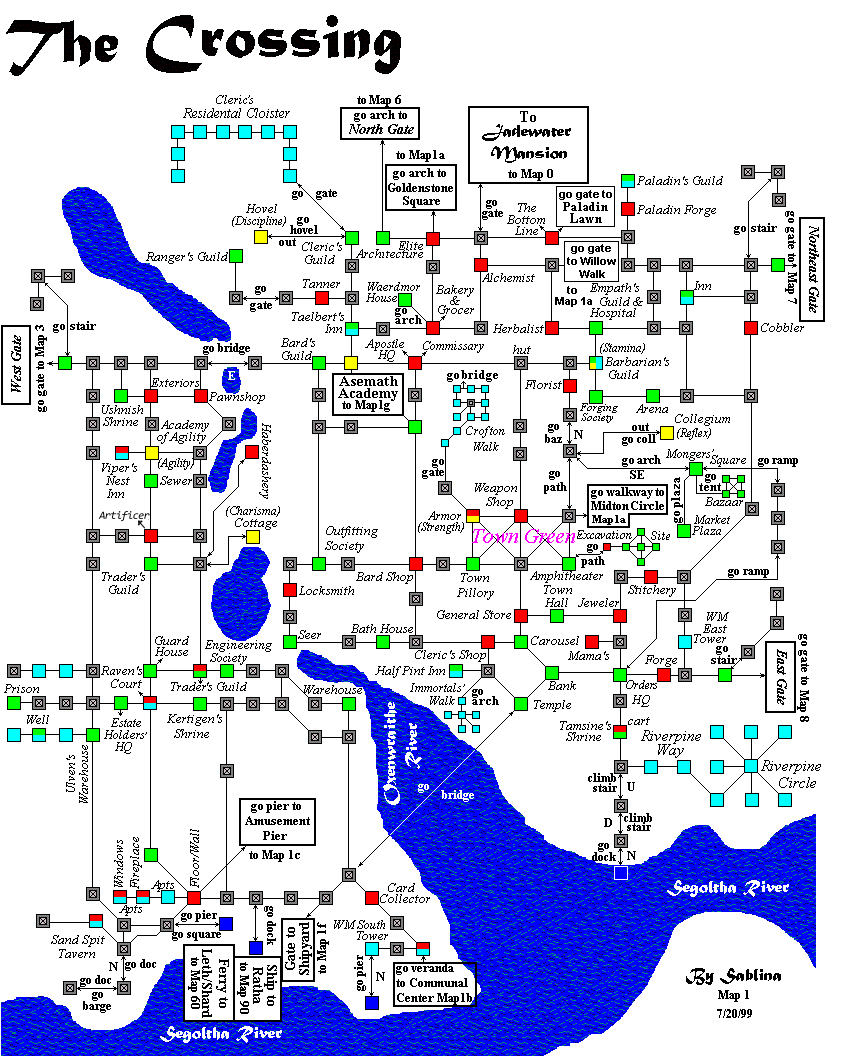
#> input picture maps/CrossingMap (1).png, 842 x 1062 px, found by its file name
$ python test_rooms.py   (older library calls are emulated)
#> lines starting #> are read from the running program, lines starting #| are printed output that depends on the picture; after the words box and inside, x2 and y2 are one past the last pixel; in counts of white or black regions, pixels touching at a corner belong together
### world/area_forge/extract/cv_pipeline.py
from __future__ import annotations

from collections import defaultdict, deque
from dataclasses import dataclass
from pathlib import Path
from typing import Any
import math
import warnings

import cv2
import numpy as np
from scipy.ndimage import label as nd_label
from skimage.morphology import skeletonize

from world.area_forge.serializer import save_json


HSV_RANGES = {
    "red": [((0, 120, 80), (10, 255, 255)), ((170, 120, 80), (180, 255, 255))],
    "green": [((40, 120, 80), (80, 255, 255))],
    "yellow": [((20, 120, 120), (35, 255, 255))],
    "cyan": [((85, 120, 100), (100, 255, 255))],
    "blue": [((105, 120, 80), (130, 255, 255))],
}


OPPOSITE_DIRECTIONS = {
    "north": "south",
    "south": "north",
    "east": "west",
    "west": "east",
    "northeast": "southwest",
    "northwest": "southeast",
    "southeast": "northwest",
    "southwest": "northeast",
}


@dataclass(slots=True)
class RoomDetectConfig:
    gray_saturation_max: int = 35
    gray_value_min: int = 100
    gray_value_max: int = 225
    min_area: int = 22
    max_area: int = 700
    aspect_min: float = 0.5
    aspect_max: float = 1.7
    color_close_kernel: int = 3
    gray_close_kernels: tuple[int, ...] = (2, 3)


@dataclass(slots=True)
class LineDetectConfig:
    dark_value_max: int = 180
    max_saturation: int = 50
    close_kernel: int = 2
    min_corridor_length: int = 8
    junction_dilate: int = 1
    max_junction_count: int = 900
    junction_count_reference_p95: int = 300
    junction_count_reference_multiplier: float = 3.0
    debug_output_dir: str | Path | None = None


def load_bgr(path: str):
    img = cv2.imread(path, cv2.IMREAD_COLOR)
    if img is None:
        raise ValueError(f"Failed to load image: {path}")
    return img


def to_hsv(img_bgr):
    return cv2.cvtColor(img_bgr, cv2.COLOR_BGR2HSV)


def build_color_mask(hsv, ranges):
    mask = np.zeros(hsv.shape[:2], dtype=np.uint8)
    for lo, hi in ranges:
        mask |= cv2.inRange(hsv, np.array(lo), np.array(hi))
    return mask


def _room_cfg(cfg=None) -> RoomDetectConfig:
    if cfg is None:
        return RoomDetectConfig()
    if isinstance(cfg, RoomDetectConfig):
        return cfg
    if isinstance(cfg, dict):
        return RoomDetectConfig(**cfg)
    raise TypeError(f"Unsupported room detection config: {type(cfg)!r}")


def build_gray_mask(hsv, cfg=None):
    cfg = _room_cfg(cfg)
    s = hsv[:, :, 1]
    v = hsv[:, :, 2]
    return ((s <= int(cfg.gray_saturation_max)) & (v >= int(cfg.gray_value_min)) & (v <= int(cfg.gray_value_max))).astype(np.uint8) * 255


def clean_mask(mask, kernel_size=3):
    kernel = cv2.getStructuringElement(cv2.MORPH_RECT, (kernel_size, kernel_size))
    return cv2.morphologyEx(mask, cv2.MORPH_CLOSE, kernel)


def get_components(mask):
    return cv2.connectedComponentsWithStats(mask, connectivity=8)


def components_to_rooms(stats, centroids, cfg=None):
    cfg = _room_cfg(cfg)
    rooms = []
    for i in range(1, len(stats)):
        x, y, w, h, area = stats[i]
        if area < int(cfg.min_area) or area > int(cfg.max_area):
            continue
        aspect = w / max(h, 1)
        if aspect < float(cfg.aspect_min) or aspect > float(cfg.aspect_max):
            continue
        cx, cy = centroids[i]
        rooms.append({
            "x": int(cx),
            "y": int(cy),
            "w": int(w),
            "h": int(h),
            "area": int(area),
        })
    return rooms


def detect_rooms(img, cfg=None):
    cfg = _room_cfg(cfg)
    hsv = to_hsv(img)
    rooms = []

    for name, ranges in HSV_RANGES.items():
        mask = clean_mask(build_color_mask(hsv, ranges), kernel_size=int(cfg.color_close_kernel))
        _, _, stats, centroids = get_components(mask)
        for room in components_to_rooms(stats, centroids, cfg=cfg):
            room["color"] = name
            rooms.append(room)

    gray_candidates = []
    for kernel_size in cfg.gray_close_kernels:
        mask = clean_mask(build_gray_mask(hsv, cfg=cfg), kernel_size=kernel_size)
        _, _, stats, centroids = get_components(mask)
        gray_candidates.append((len(components_to_rooms(stats, centroids, cfg=cfg)), stats, centroids))

    _, stats, centroids = max(gray_candidates, key=lambda item: item[0])
    for room in components_to_rooms(stats, centroids, cfg=cfg):
        room["color"] = "gray"
        rooms.append(room)

    rooms.sort(key=lambda room: (room["y"], room["x"]))
    for i, room in enumerate(rooms):
        room["id"] = f"room_{i:04d}"
    return rooms


def draw_rooms(img, rooms):
    out = img.copy()
    for room in rooms:
        x = int(room["x"] - room["w"] / 2)
        y = int(room["y"] - room["h"] / 2)
        color = (255, 255, 0) if room.get("color") == "gray" else (0, 0, 255)
        cv2.rectangle(out, (x, y), (x + room["w"], y + room["h"]), color, 1)
    return out


# [48 lines left out: functions write_room_overlay, build_preserve_mask, _line_cfg, _debug_dir, _write_debug_mask, _write_debug_json, not called in this run]


def _point_record(x: int, y: int) -> dict[str, int]:
    return {"x": int(x), "y": int(y)}


# [314 lines left out: functions _junction_overflow_threshold, _room_bbox, _point_to_rect_distance, _segment_sort_key, _resolve_direction, _endpoint_near_junction and 7 more, not called in this run]

### tmp/test_rooms.py
from __future__ import annotations

from collections import Counter
from pathlib import Path
import sys

import cv2

ROOT = Path(__file__).resolve().parents[1]
if str(ROOT) not in sys.path:
    sys.path.insert(0, str(ROOT))

from world.area_forge.extract.cv_pipeline import detect_rooms, draw_rooms, load_bgr


def main() -> int:
    map_path = Path(sys.argv[1]) if len(sys.argv) > 1 else Path("maps/CrossingMap (1).png")
    print(cv2.__version__)
    img = load_bgr(str(map_path))
#> in load_bgr, img is the input picture: shape (1062, 842, 3); mean B, G, R 227.2, 204.1, 200.5
    rooms = detect_rooms(img)
#> in to_hsv, `return cv2.cvtColor(img_bgr, cv2.COLOR_BGR2HSV)`: returned value: shape (1062, 842, 3); mean H, S, V 15.9, 35.3, 230.7
#> after the loop in detect_rooms, `for name, ranges in HSV_RANGES.items():`:
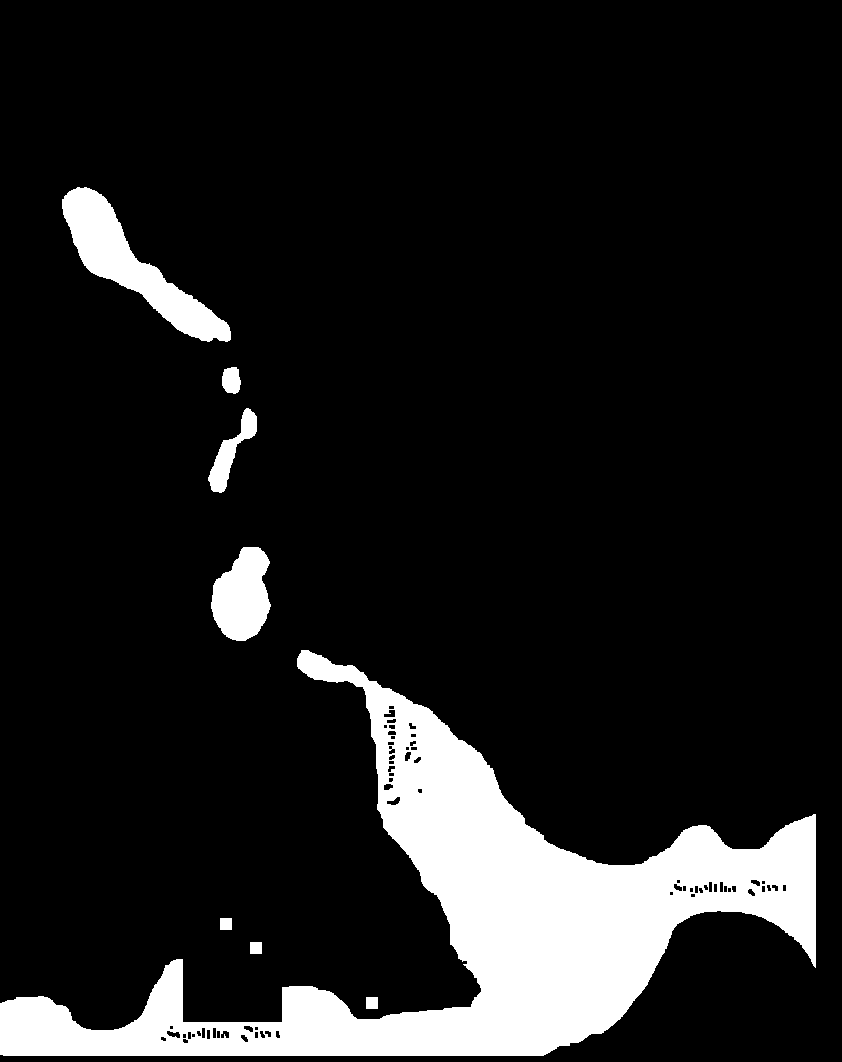
#> mask: shape (1062, 842); 11.8% white; 8 white regions, largest, box (x1, y1, x2, y2) and area: (0, 650, 816, 1056) 91443, (62, 187, 231, 342) 7904, (211, 547, 271, 641) 4040
#> after the loop in detect_rooms, `for name, ranges in HSV_RANGES.items():`: room = {'x': 371, 'y': 1002, 'w': 12, 'h': 12, 'area': 144, 'color': 'blue'}; rooms = 125 items
#> the loop in detect_rooms, `for kernel_size in cfg.gray_close_kernels:` made 2 passes
#> kernel in clean_mask on passes 1 to 2: [[1, 1], [1, 1]], [[1, 1, 1], [1, 1, 1], [1, 1, 1]]
#> pass 1, in build_gray_mask, `v = hsv[:, :, 2]`:
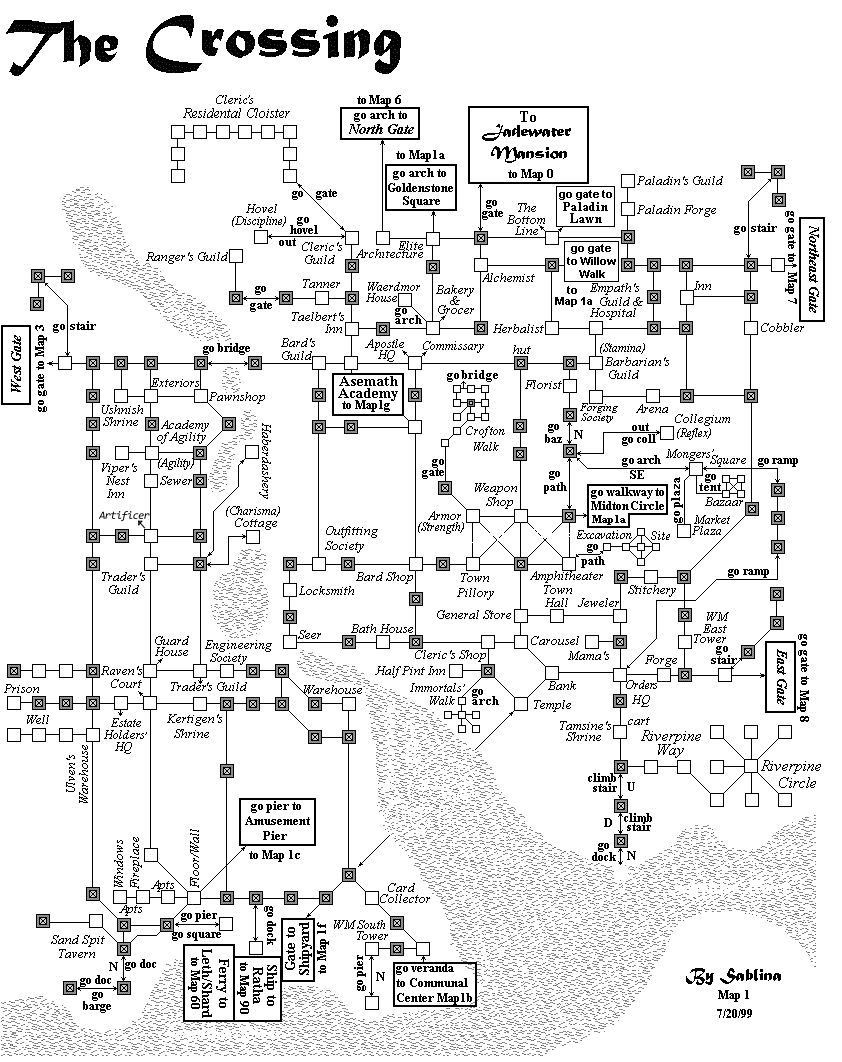
#> v: shape (1062, 842); min 0, max 255, mean 230.7
#> pass 1, in detect_rooms, `mask = clean_mask(build_gray_mask(hsv, cfg=cfg), kernel_size=kernel_si..`:
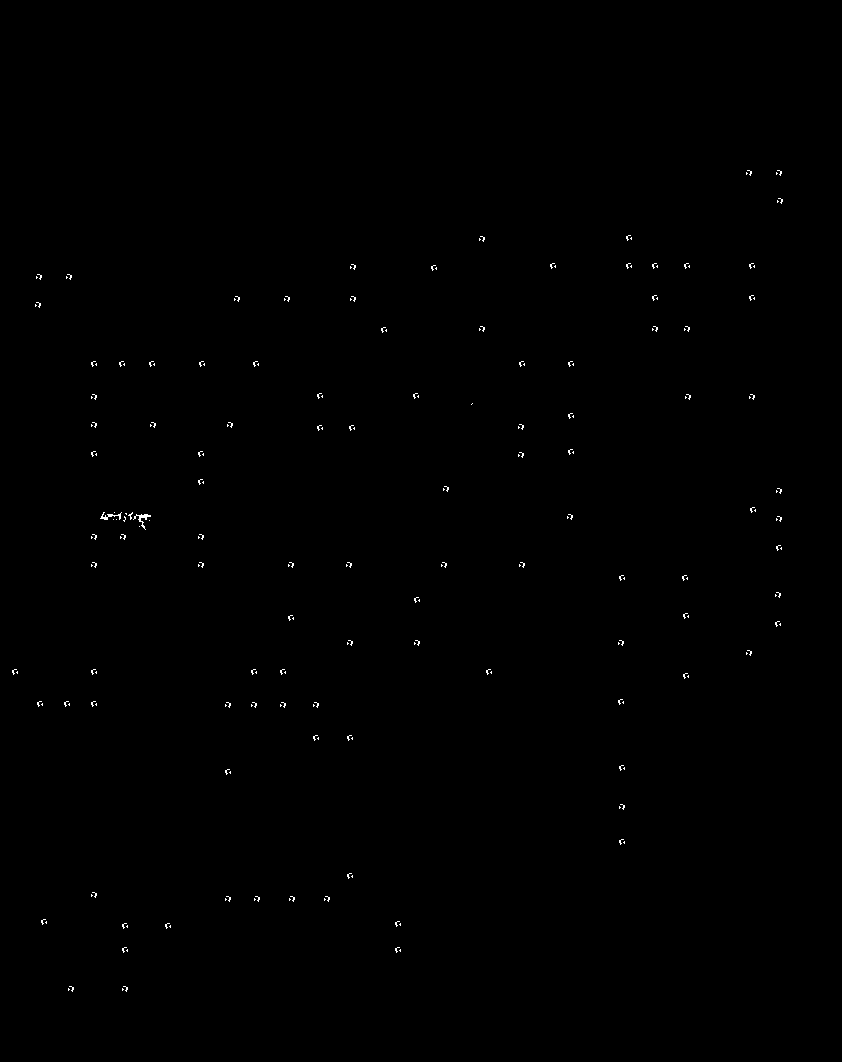
#> mask: shape (1062, 842); 0.21% white in thin lines or dots, all inside (x1, y1, x2, y2) = (12, 170, 783, 992)
#> after the loop in detect_rooms, `for kernel_size in cfg.gray_close_kernels:`: gray_candidates = 2 items
#> in detect_rooms, `_, stats, centroids = max(gray_candidates, key=lambda item: item[0])`: stats = 113 rows, first 6: [0, 0, 842, 1062, 891168], [745, 169, 6, 6, 26], [775, 169, 6, 6, 26], [776, 197, 6, 6, 26], [478, 235, 6, 6, 26], [625, 234, 6, 6, 26]; centroids = 113 pairs, first value 13.5 to 778.5, second value 171.3 to 987.3
#> the loop in detect_rooms, `for room in components_to_rooms(stats, centroids, cfg=cfg):` made 109 passes
#> after the loop in detect_rooms, `for room in components_to_rooms(stats, centroids, cfg=cfg):`: rooms = 234 items
#> rooms = 234 items
    print(len(rooms))
#| 234
    print(Counter(room["color"] for room in rooms))
#| Counter({'gray': 109, 'green': 45, 'cyan': 44, 'red': 26, 'yellow': 6, 'blue': 4})
    cv2.imwrite("debug_rooms.png", draw_rooms(img, rooms))
#> the loop in draw_rooms, `for room in rooms:` made 234 passes
#> (x, y, color) on passes 1 to 3: (171, 125, (0, 0, 255)), (193, 125, (0, 0, 255)), (216, 125, (0, 0, 255))
#> after the loop in draw_rooms, `for room in rooms:`:
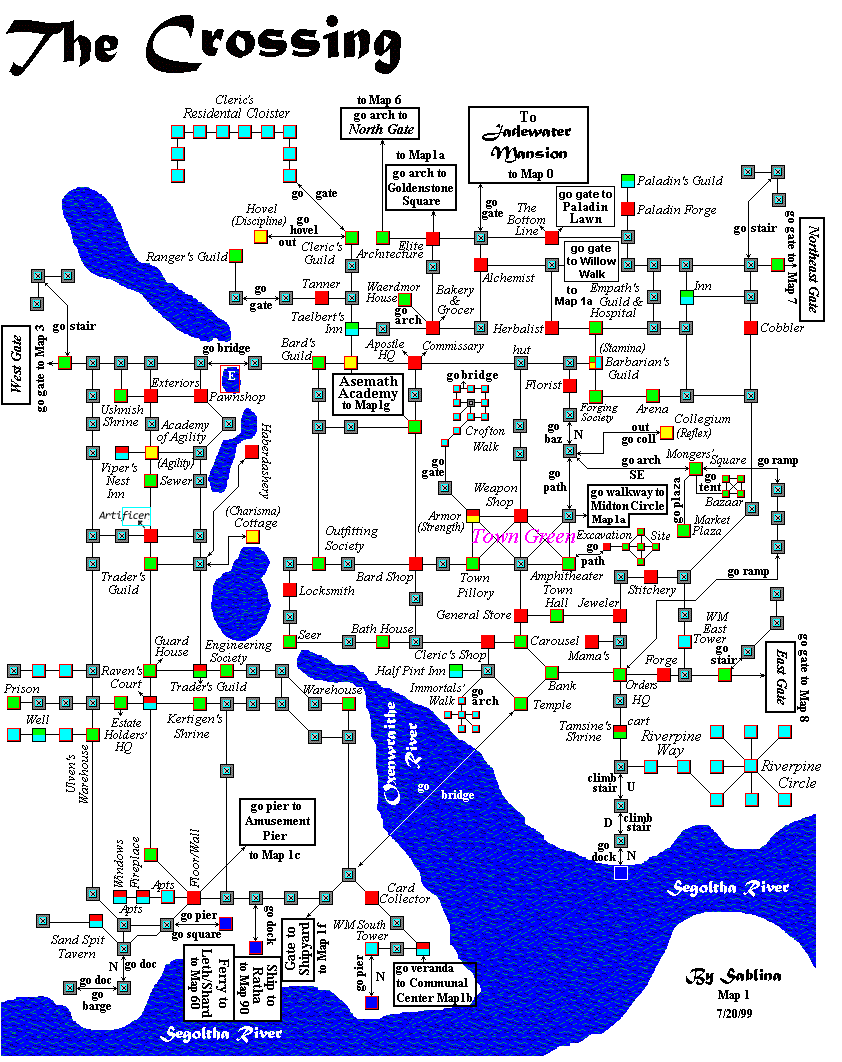
#> out: shape (1062, 842, 3); 0.83% of pixels changed, all inside (x1, y1, x2, y2) = (7, 125, 791, 1009)
    return 0


if __name__ == "__main__":
    raise SystemExit(main())
#> (the program exits here)

$ run again, with maps/1000025299.png copied over maps/CrossingMap (1).png
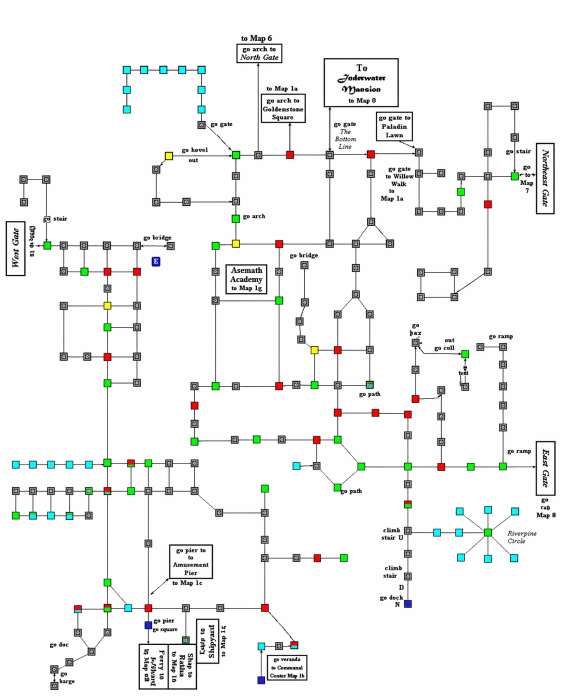
#> input picture maps/1000025299.png, 1131 x 1391 px, found by its file name (shown at 1/2 size)
#> in load_bgr, img is the input picture: shape (1391, 1131, 3); mean B, G, R 242.2, 243, 242
#> after the loop in detect_rooms, `for name, ranges in HSV_RANGES.items():`: room = {'x': 521, 'y': 1360, 'w': 13, 'h': 13, 'area': 166, 'color': 'blue'}; rooms = 91 items
#> the loop in detect_rooms, `for kernel_size in cfg.gray_close_kernels:` made 2 passes
#> kernel in clean_mask on passes 1 to 2: [[1, 1], [1, 1]], [[1, 1, 1], [1, 1, 1], [1, 1, 1]]
#> pass 1, in detect_rooms, `mask = clean_mask(build_gray_mask(hsv, cfg=cfg), kernel_size=kernel_si..`:
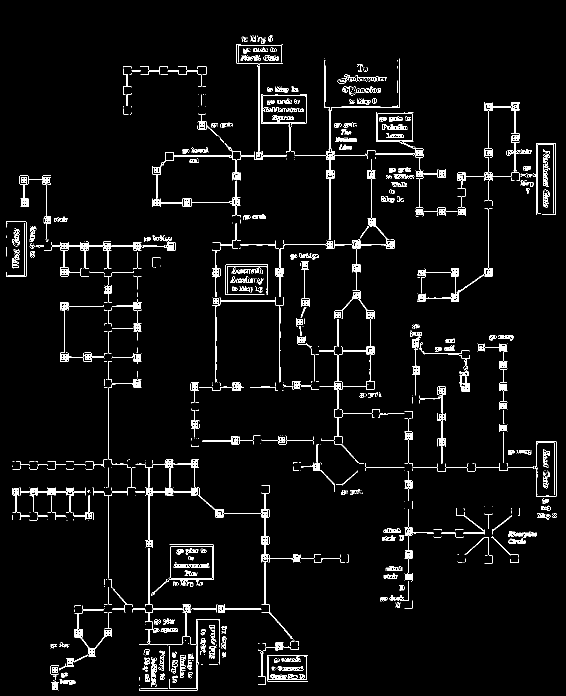
#> mask: shape (1391, 1131) (shown at 1/2 size); 4.1% white; 697 white regions (371 under 20 px), largest, box (x1, y1, x2, y2) and area: (481, 318, 790, 594) 2199, (915, 204, 1041, 432) 2074, (638, 545, 749, 927) 2061
#> after the loop in detect_rooms, `for kernel_size in cfg.gray_close_kernels:`: gray_candidates = 2 items
#> stats = 698 rows, first 6: [0, 0, 1131, 1391, 1508175], [501, 71, 11, 13, 69], [505, 71, 2, 2, 3], [514, 71, 2, 3, 3], [536, 71, 9, 13, 56], [483, 73, 13, 11, 42]; centroids = 698 pairs, first value 12 to 1108.6, second value 71.33 to 1380
#> the loop in detect_rooms, `for room in components_to_rooms(stats, centroids, cfg=cfg):` made 140 passes
#> after the loop in detect_rooms, `for room in components_to_rooms(stats, centroids, cfg=cfg):`: rooms = 231 items
#| 231
#| Counter({'gray': 140, 'green': 33, 'cyan': 28, 'red': 22, 'yellow': 4, 'blue': 4})
#> the loop in draw_rooms, `for room in rooms:` made 231 passes
#> (x, y, color) on passes 1 to 3: (535, 69, (255, 255, 0)), (500, 70, (255, 255, 0)), (481, 72, (255, 255, 0))
#> after the loop in draw_rooms, `for room in rooms:`:
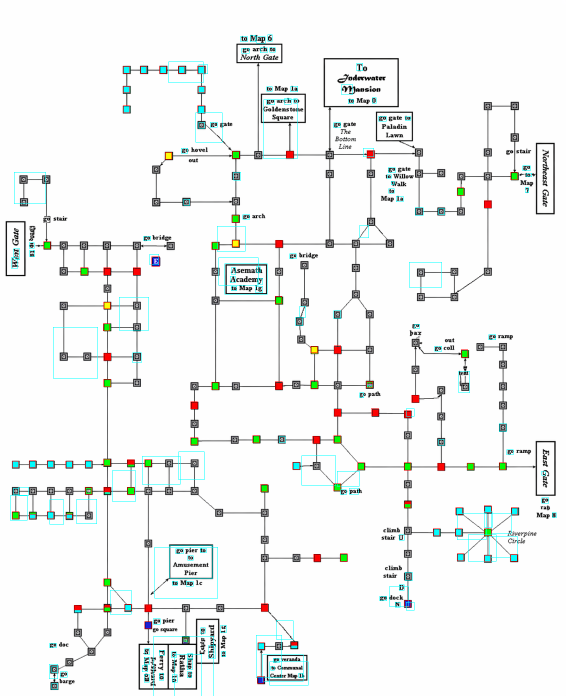
#> out: shape (1391, 1131, 3) (shown at 1/2 size); 1.13% of pixels changed, all inside (x1, y1, x2, y2) = (20, 69, 1113, 1391)
